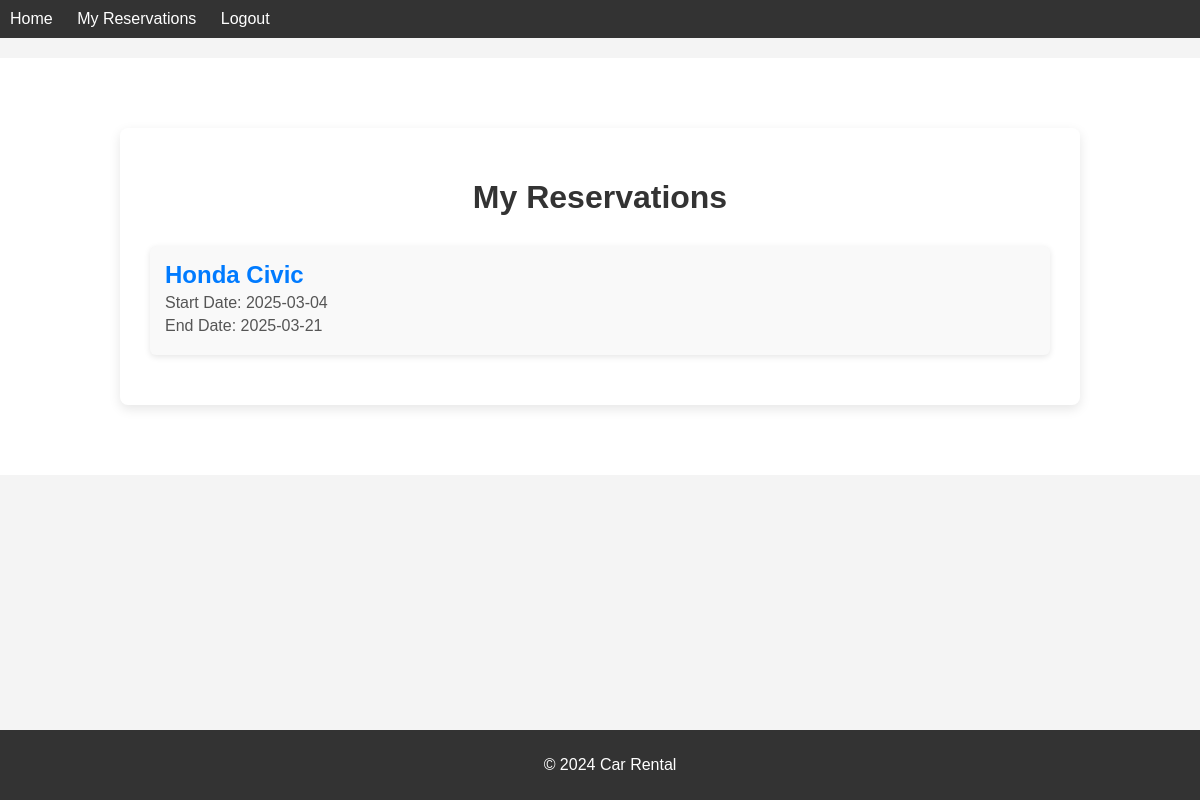
The app's page /reservations (signed in) with its own data.
### tables this page shows
CREATE TABLE reservations (
            id INTEGER PRIMARY KEY AUTOINCREMENT,
            user_id INTEGER NOT NULL,
            car_id INTEGER NOT NULL,
            start_date TEXT NOT NULL,
            end_date TEXT NOT NULL,
            FOREIGN KEY (user_id) REFERENCES users(id) ON DELETE CASCADE,
            FOREIGN KEY (car_id) REFERENCES cars(id) ON DELETE CASCADE
        );

CREATE TABLE cars (
            id INTEGER PRIMARY KEY AUTOINCREMENT,
            brand TEXT NOT NULL,
            model TEXT NOT NULL,
            space TEXT,
            speed TEXT,
            color TEXT,
            image TEXT,
            available INTEGER DEFAULT 1,
            price REAL NOT NULL
        );

### routes/routes.py (the view)
@routes.route("/reservations")
@login_required
def user_reservations():
    user_id = session["user_id"]
    conn = get_db_connection()
    reservations = conn.execute("""
        SELECT cars.brand, cars.model, reservations.start_date, reservations.end_date
        FROM reservations
        JOIN cars ON reservations.car_id = cars.id
        WHERE reservations.user_id = ?
    """, (user_id,)).fetchall()
    conn.close()
    return render_template("user_reservations.html", reservations=reservations)

### models/models.py (called while the page is built)
def get_db_connection():
    conn = sqlite3.connect(Config.DATABASE_PATH)
    conn.row_factory = sqlite3.Row
    return conn

### routes/routes.py (called while the page is built)
def login_required(f):
    @wraps(f)
    def decorated_function(*args, **kwargs):
        if session.get("user_id") is None:
            return redirect(url_for("routes.login"))
        return f(*args, **kwargs)
    return decorated_function

### templates/user_reservations.html (shortened to what this page needs)
{% extends "base.html" %}
{% block content %}
    <link rel="stylesheet" href="{{ url_for('static', filename='css/user_reservations.css') }}">
    <div class="reservations-container">
        <h1>My Reservations</h1>
        {% if reservations %}
            <ul class="reservations-list">
                {% for reservation in reservations %}
                    <li class="reservation-item">
                        <div class="reservation-details">
                            <h2>{{ reservation.brand }} {{ reservation.model }}</h2>
                            <p>Start Date: {{ reservation.start_date }}</p>
                            <p>End Date: {{ reservation.end_date }}</p>
                        </div>
                    </li>
                {% endfor %}
            </ul>
        {% else %}
            <p class="no-reservations">You have no reservations.</p>
        {% endif %}
    </div>
{% endblock %}

### static/css/style.css (style rules this page uses)
body { font-family: Arial, sans-serif; background-color: #f4f4f4; margin: 0; padding: 0; }

### static/css/index.css (style rules this page uses)
body { font-family: 'Arial', sans-serif; background-color: #f4f4f4; margin: 0; padding: 0; }

### static/css/login.css (style rules this page uses)
body { font-family: 'Arial', sans-serif; background-color: #f1f1f1; margin: 0; padding: 0; }

### static/css/register.css (style rules this page uses)
body { font-family: 'Arial', sans-serif; background-color: #f1f1f1; margin: 0; padding: 0; }

### static/css/user_reservations.css (style rules this page uses)
body { font-family: 'Arial', sans-serif; background-color: #f4f4f4; margin: 0; padding: 0; }
.reservations-container { width: 100%; max-width: 900px; margin: 50px auto; padding: 30px; background-color: #fff; border-radius: 8px; box-shadow: 0 4px 12px rgba(0, 0, 0, 0.1); }
.reservations-container h1 { text-align: center; font-size: 2rem; color: #333; margin-bottom: 30px; }
.reservations-list { list-style-type: none; padding: 0; }
.reservation-item { margin-bottom: 20px; padding: 15px; background-color: #f9f9f9; border-radius: 6px; box-shadow: 0 2px 6px rgba(0, 0, 0, 0.1); }
.reservation-details h2 { font-size: 1.5rem; color: #007BFF; margin: 0; }
.reservation-details p { font-size: 1rem; color: #555; margin: 5px 0; }

### static/css/car_details.css (style rules this page uses)
body { font-family: 'Arial', sans-serif; background-color: #f4f4f4; margin: 0; padding: 0; }

### records on screen
reservations: brand "Honda", model "Civic", start_date "2025-03-04", end_date "2025-03-21"
